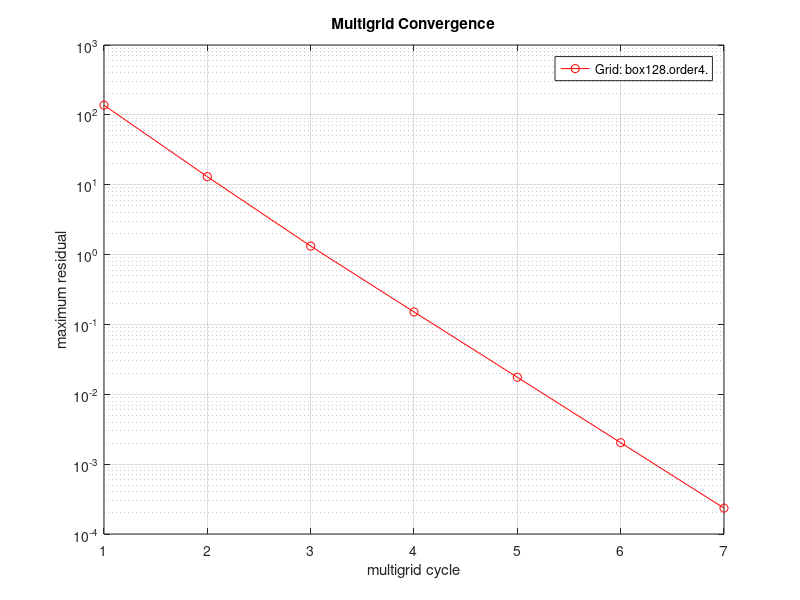

MATLAB code to generate this figure:
t=[1 2 3 4 5 6 7 ];
defect=[1.376e+02 1.303e+01 1.321e+00 1.510e-01 1.753e-02 2.029e-03 2.346e-04 ];
clf
set(gca,'FontSize',16);
plot(t,defect,'r-o');
title('Multigrid Convergence');
ylabel('maximum residual');
xlabel('multigrid cycle');
set(gca,'YScale','log');
grid on
legend('Grid: box128.order4.','BC: DDDDDD.','Fourth-order accurate.','2.4e+06 points. 5 levels.','ave CR=0.106, ECR=0.62');
% pause
% print -deps2 residual.eps
